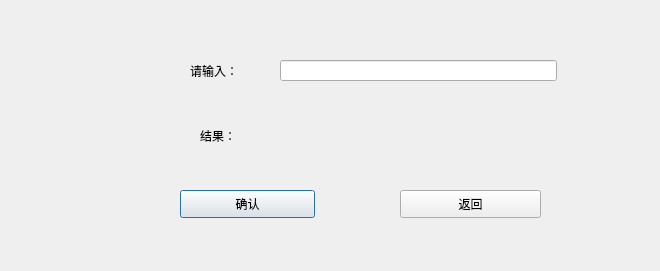
<?xml version="1.0" encoding="UTF-8"?>
<ui version="4.0">
 <class>Page4_2</class>
 <widget class="QDialog" name="Page4_2">
  <property name="geometry">
   <rect>
    <x>0</x>
    <y>0</y>
    <width>660</width>
    <height>271</height>
   </rect>
  </property>
  <property name="windowTitle">
   <string>Dialog</string>
  </property>
  <widget class="QLabel" name="label_2">
   <property name="geometry">
    <rect>
     <x>190</x>
     <y>60</y>
     <width>60</width>
     <height>21</height>
    </rect>
   </property>
   <property name="text">
    <string>请输入：</string>
   </property>
  </widget>
  <widget class="QLabel" name="label_3">
   <property name="geometry">
    <rect>
     <x>200</x>
     <y>120</y>
     <width>45</width>
     <height>31</height>
    </rect>
   </property>
   <property name="text">
    <string>结果：</string>
   </property>
  </widget>
  <widget class="QLabel" name="label_4">
   <property name="geometry">
    <rect>
     <x>280</x>
     <y>120</y>
     <width>277</width>
     <height>16</height>
    </rect>
   </property>
   <property name="text">
    <string/>
   </property>
  </widget>
  <widget class="QLineEdit" name="lineEdit">
   <property name="geometry">
    <rect>
     <x>280</x>
     <y>60</y>
     <width>277</width>
     <height>21</height>
    </rect>
   </property>
  </widget>
  <widget class="QPushButton" name="pushButton_2">
   <property name="geometry">
    <rect>
     <x>180</x>
     <y>190</y>
     <width>135</width>
     <height>28</height>
    </rect>
   </property>
   <property name="text">
    <string>确认</string>
   </property>
  </widget>
  <widget class="QPushButton" name="pushButton">
   <property name="geometry">
    <rect>
     <x>400</x>
     <y>190</y>
     <width>141</width>
     <height>28</height>
    </rect>
   </property>
   <property name="text">
    <string>返回</string>
   </property>
  </widget>
 </widget>
 <resources/>
 <connections/>
</ui>
